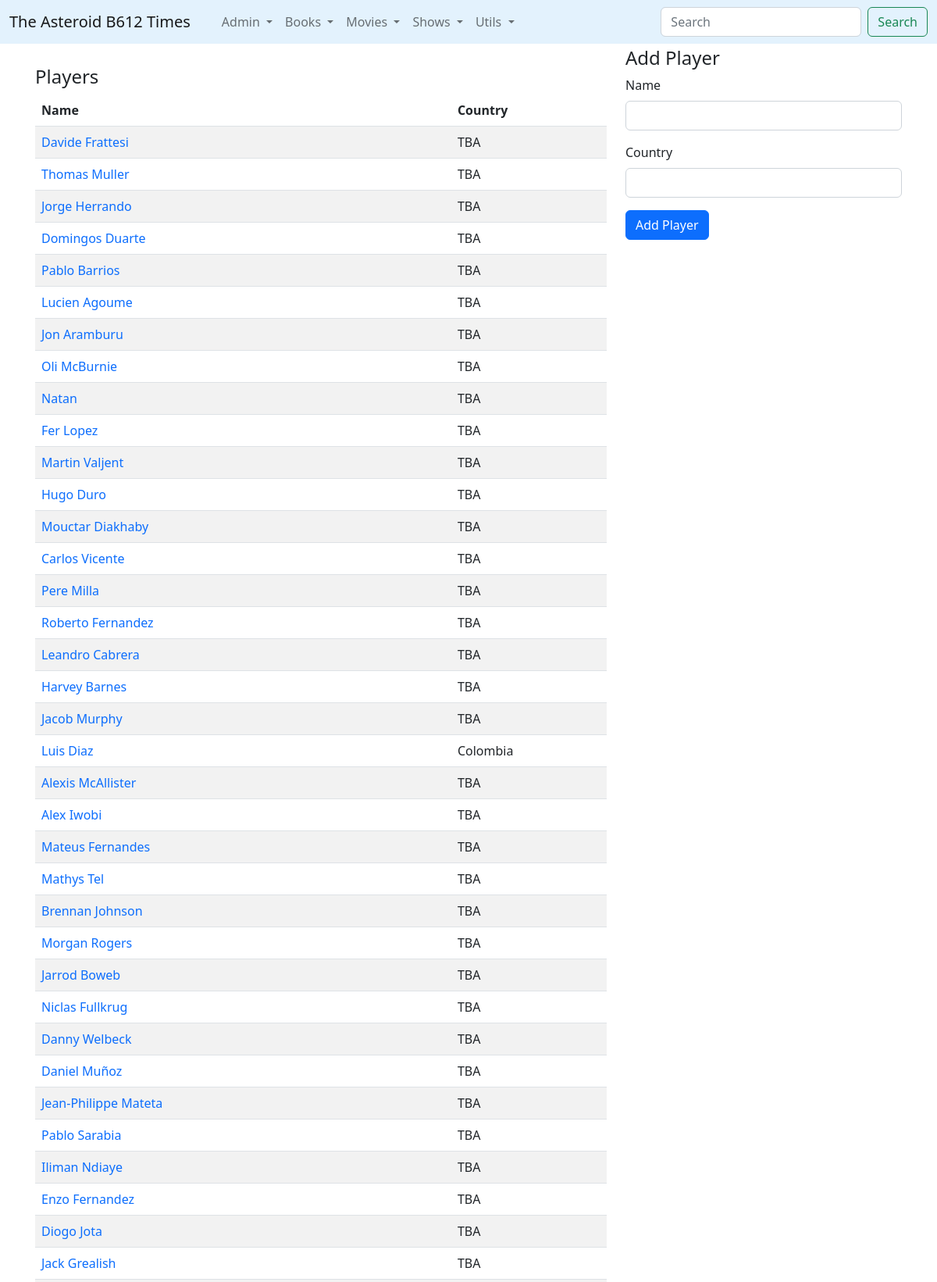
/jugadores/ (upper part), run on the app's committed database.
### times/models.py (models this page shows, shortened)
class Jugador(models.Model):
	nombre = models.CharField(max_length=128)
	pais = models.CharField(max_length=128)
	biographics = models.TextField(default="This section needs to be expanded.")

### times/views.py (the view)
# urls.py: path('jugadores/', views.jugadores, name='jugadores'),
def jugadores(request):
    jugadores = Jugador.objects.all().order_by('-id')
    if request.method == 'POST':
        pnombre = request.POST.get("nombre","")
        ppais = request.POST.get("pais","")
        newJ = Jugador.objects.create(nombre=pnombre,pais=ppais, biographics = "This section needs to be expanded.")
        newJ.save()
        return redirect('/jugador/{}'.format(newJ.id))
    else:
        return render(request,'players.html',{'jugadores':jugadores})

### times/templates/players.html (shortened to what this page needs)
{% extends 'base_soccer.html' %}
{% load humanize %}
{% block contenido %}
<article>
    <h4>Players</h4>
      <table class="table table-striped">
          <thead>
          <tr>
            <th scope="col">Name</th>
            <th scope="col">Country</th>
          </tr>
          </thead>
          <tbody>
            {% for j in jugadores%}
                <tr>
                    <td><a href="{% url 'jugador' j.id %}" style="text-decoration:none;">{{j.nombre}}</a></td>
                    <td>{{j.pais}}</td>
                </tr>
            {% endfor %}
          </tbody>
        </table>
</article>
{% endblock %}
{% block rightbar %}
<h4>Add Player</h4>
<form method="POST">
      <div class="mb-3">
        <label for="exampleInputEmail1" class="form-label">Name</label>
        <input type="text" name="nombre" class="form-control" id="exampleInputEmail1" aria-describedby="emailHelp">
      </div>
      <div class="mb-3">
        <label for="exampleInputEmail1" class="form-label">Country</label>
        <input type="text" name="pais" class="form-control" id="exampleInputEmail1" aria-describedby="emailHelp">
      </div>
      <button type="submit" class="btn btn-primary">Add Player</button>
    </form>
{% endblock %}

### data on the page
Jugador: nombre "Davide Frattesi", pais "TBA"
Jugador: nombre "Thomas Muller", pais "TBA"
Jugador: nombre "Jorge Herrando", pais "TBA"
Jugador: nombre "Domingos Duarte", pais "TBA"
Jugador: nombre "Pablo Barrios", pais "TBA"
Jugador: nombre "Lucien Agoume", pais "TBA"
Jugador: nombre "Jon Aramburu", pais "TBA"
Jugador: nombre "Oli McBurnie", pais "TBA"
Jugador: nombre "Natan", pais "TBA"
Jugador: nombre "Fer Lopez", pais "TBA"
Jugador: nombre "Martin Valjent", pais "TBA"
Jugador: nombre "Hugo Duro", pais "TBA"
Jugador: nombre "Mouctar Diakhaby", pais "TBA"
Jugador: nombre "Carlos Vicente", pais "TBA"
Jugador: nombre "Pere Milla", pais "TBA"
Jugador: nombre "Roberto Fernandez", pais "TBA"
Jugador: nombre "Leandro Cabrera", pais "TBA"
Jugador: nombre "Harvey Barnes", pais "TBA"
Jugador: nombre "Jacob Murphy", pais "TBA"
Jugador: nombre "Luis Diaz", pais "Colombia"
Jugador: nombre "Alexis McAllister", pais "TBA"
Jugador: nombre "Alex Iwobi", pais "TBA"
Jugador: nombre "Mateus Fernandes", pais "TBA"
Jugador: nombre "Mathys Tel", pais "TBA"
Jugador: nombre "Brennan Johnson", pais "TBA"
Jugador: nombre "Morgan Rogers", pais "TBA"
Jugador: nombre "Jarrod Boweb", pais "TBA"
Jugador: nombre "Niclas Fullkrug", pais "TBA"
Jugador: nombre "Danny Welbeck", pais "TBA"
Jugador: nombre "Daniel Muñoz", pais "TBA"
Jugador: nombre "Jean-Philippe Mateta", pais "TBA"
Jugador: nombre "Pablo Sarabia", pais "TBA"
Jugador: nombre "Iliman Ndiaye", pais "TBA"
Jugador: nombre "Enzo Fernandez", pais "TBA"
Jugador: nombre "Diogo Jota", pais "TBA"
Jugador: nombre "Jack Grealish", pais "TBA"
